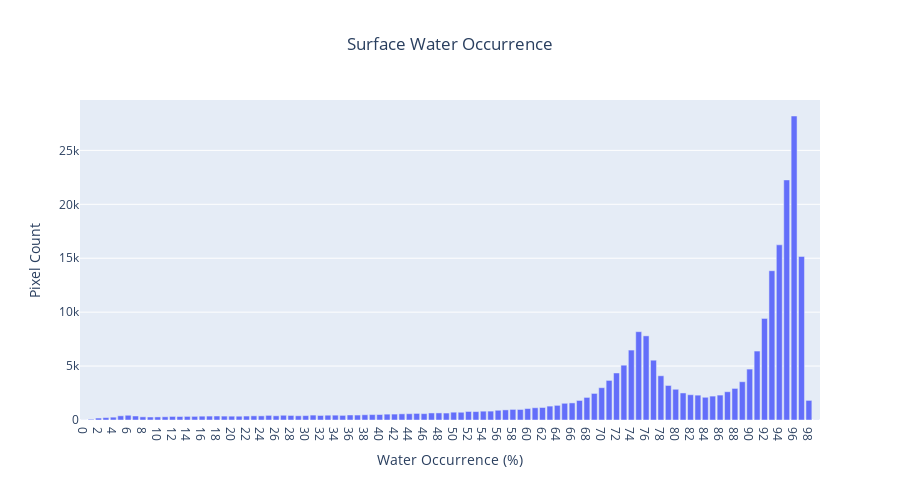

Notebook code for this chart:
### Code cell
hist = geemap.image_histogram(
    image,
    region,
    scale=30,
    x_label='Water Occurrence (%)',
    y_label='Pixel Count',
    title='Surface Water Occurrence',
    layout_args={'title': dict(x=0.5)},
    return_df=False,
)
hist

### Figure 1 — Plotly figure (JSON) as saved in the notebook; plotly's stock layout.template omitted (floating-point values rounded to 4 significant figures)
{"data": [{"alignmentgroup": "True", "hovertemplate": "Water Occurrence (%)=%{x}<br>Pixel Count=%{y}<extra></extra>", "legendgroup": "", "marker": {"color": "#636efa", "pattern": {"shape": ""}}, "name": "", "offsetgroup": "", "orientation": "v", "showlegend": false, "textposition": "auto", "type": "bar", "x": ["0", "1", "2", "3", "4", "5", "6", "7", "8", "9", "10", "11", "12", "13", "14", "15", "16", "17", "18", "19", "20", "21", "22", "23", "24", "25", "26", "27", "28", "29", "30", "31", "32", "33", "34", "35", "36", "37", "38", "39", "40", "41", "42", "43", "44", "45", "46", "47", "48", "49", "50", "51", "52", "53", "54", "55", "56", "57", "58", "59", "60", "61", "62", "63", "64", "65", "66", "67", "68", "69", "70", "71", "72", "73", "74", "75", "76", "77", "78", "79", "80", "81", "82", "83", "84", "85", "86", "87", "88", "89", "90", "91", "92", "93", "94", "95", "96", "97", "98", "99"], "xaxis": "x", "y": [7.008, 67.75, 181.4, 223.7, 262.4, 388.8, 438.5, 370.8, 293.5, 278.6, 285.8, 298.4, 330.0, 324.9, 333.9, 336.7, 355.7, 363.1, 369.3, 361.6, 356.0, 351.8, 365.8, 387.1, 383.7, 428.5, 389.7, 438.5, 422.0, 391.2, 406.6, 454.2, 420.1, 444.1, 448.4, 429.3, 465.8, 459.0, 485.2, 502.4, 507.6, 542.8, 548.4, 571.7, 582.8, 610.5, 590.8, 652.8, 656.1, 644.6, 724.1, 717.5, 791.5, 779.8, 817.9, 824.2, 901.7, 937.8, 981.7, 975.7, 1063.0, 1136.0, 1160.0, 1289.0, 1357.0, 1549.0, 1584.0, 1811.0, 2094.0, 2464.0, 2995.0, 3671.0, 4360.0, 5081.0, 6484.0, 8189.0, 7800.0, 5546.0, 4100.0, 3201.0, 2849.0, 2507.0, 2344.0, 2304.0, 2107.0, 2216.0, 2311.0, 2621.0, 2928.0, 3548.0, 4720.0, 6392.0, 9417.0, 13840.0, 16240.0, 22260.0, 28190.0, 15170.0, 1818.0, 13.89], "yaxis": "y"}], "layout": {"barmode": "relative", "height": 500, "legend": {"tracegroupgap": 0}, "title": {"text": "Surface Water Occurrence", "x": 0.5}, "xaxis": {"anchor": "y", "domain": [0, 1], "title": {"text": "Water Occurrence (%)"}}, "yaxis": {"anchor": "x", "domain": [0, 1], "title": {"text": "Pixel Count"}}}}
